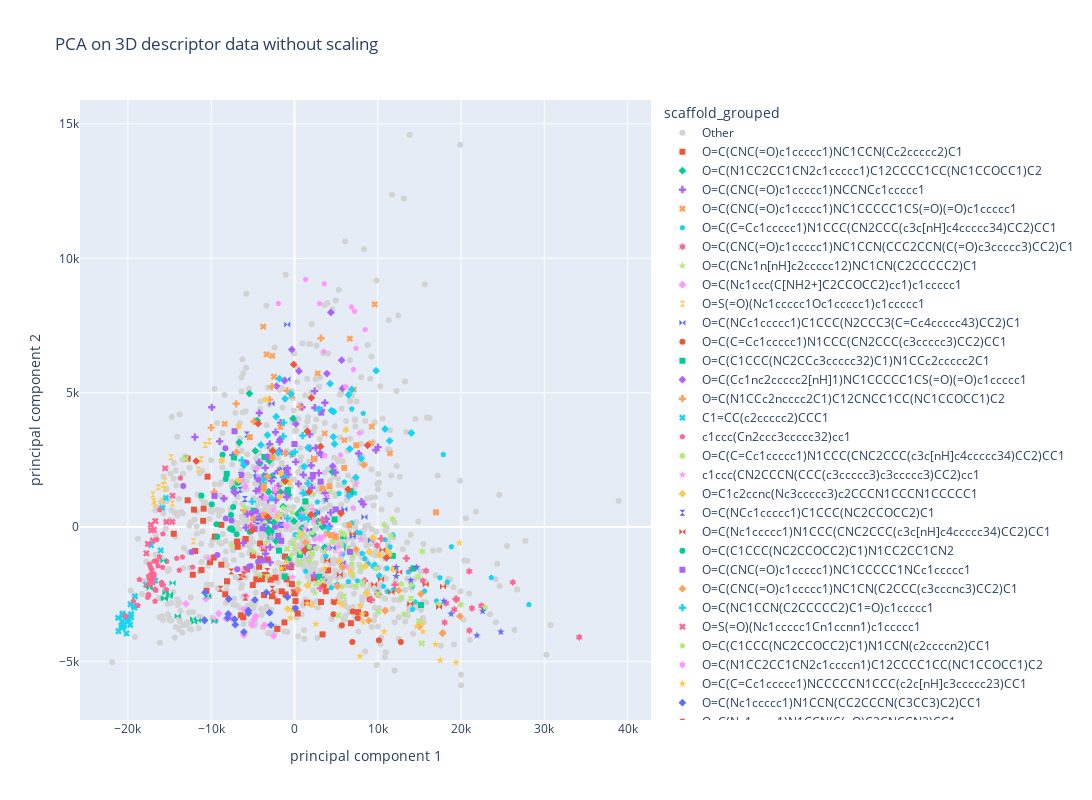

Source (notebook cell):
### Code cell
fig_3D_without = px.scatter(finalDf_3D, x="principal component 1", y="principal component 2",
                    color = "scaffold_grouped", symbol='scaffold_grouped',
                    symbol_sequence = symbols,
                    hover_data = None ,
                    color_discrete_map= {'Other': 'lightgrey'
                                         },
                   # size = "Activity",
                    title = 'PCA on 3D descriptor data without scaling',
                                      width=1200,
                                      height=800,render_mode='SVG')
fig_3D_without.show()
#app_scatter = molplotly.add_molecules(fig=fig_2D,
 #                                     df=finalDf,
  #                                    smiles_col='smiles',
   #                                   title_col='InChIKey',
    #                                  condition_col = 'scaffold_grouped')
     #                                                                     
#app_scatter.run_server(mode='inline', port=8999, height=1000)

### Figure 1 — Plotly figure (JSON) as saved in the notebook; plotly's stock layout.template omitted (floating-point values rounded to 4 significant figures; data arrays with more than 128 entries replaced by an {"elided": "..."} marker saying what was removed)
{"data": [{"hovertemplate": "scaffold_grouped=Other<br>principal component 1=%{x}<br>principal component 2=%{y}<extra></extra>", "legendgroup": "Other", "marker": {"color": "lightgrey", "symbol": "circle"}, "mode": "markers", "name": "Other", "orientation": "v", "showlegend": true, "type": "scatter", "x": {"elided": "860 float values"}, "xaxis": "x", "y": {"elided": "860 float values"}, "yaxis": "y"}, {"hovertemplate": "scaffold_grouped=O=C(CNC(=O)c1ccccc1)NC1CCN(Cc2ccccc2)C1<br>principal component 1=%{x}<br>principal component 2=%{y}<extra></extra>", "legendgroup": "O=C(CNC(=O)c1ccccc1)NC1CCN(Cc2ccccc2)C1", "marker": {"color": "#EF553B", "symbol": "square"}, "mode": "markers", "name": "O=C(CNC(=O)c1ccccc1)NC1CCN(Cc2ccccc2)C1", "orientation": "v", "showlegend": true, "type": "scatter", "x": [-8781.0, -4237.0, -1409.0, -2697.0, -3902.0, -5804.0, 3184.0, 48.04, -637.6, -5862.0, -10960.0, -8098.0, -10140.0, -2056.0, -12830.0, 62.5, -3655.0, -2027.0, -1132.0, -8313.0, 6780.0, -1522.0, 3370.0, -2863.0, 2350.0, 4028.0, 7641.0, -12820.0, -5686.0, -3675.0, -4582.0, -2284.0, -10430.0, -302.6, -10910.0, -4123.0, -6826.0, -14490.0, -9567.0, -4995.0, -12070.0, -6431.0, -4999.0, -8789.0, -3559.0, -944.3, -3227.0, 3769.0, -6902.0, -12210.0, -11160.0, -4136.0, 132.9, -11920.0, -10560.0, -6146.0, 380.0, -1063.0, -9692.0, 1501.0, -1201.0], "xaxis": "x", "y": [83.92, -1476.0, -1523.0, -2571.0, -1935.0, -1552.0, -2787.0, -2471.0, -1473.0, -440.6, 234.8, -2011.0, -1302.0, -3788.0, 2550.0, -3034.0, -2528.0, -2759.0, -1097.0, -2501.0, -3575.0, -2390.0, -3989.0, -1955.0, -1908.0, -1607.0, -3163.0, 997.4, -1574.0, -791.3, -1946.0, -1877.0, 1878.0, -2117.0, 687.1, -1175.0, -730.2, -246.5, -352.7, -1056.0, 651.0, -3279.0, -2152.0, -1397.0, -1781.0, -1943.0, -1202.0, -2385.0, -537.1, -1771.0, -1596.0, -610.1, -2750.0, -887.2, -2365.0, -3357.0, -3211.0, -2502.0, -1132.0, -2811.0, -3545.0], "yaxis": "y"}, {"hovertemplate": "scaffold_grouped=O=C(N1CC2CC1CN2c1ccccc1)C12CCCC1CC(NC1CCOCC1)C2<br>principal component 1=%{x}<br>principal component 2=%{y}<extra></extra>", "legendgroup": "O=C(N1CC2CC1CN2c1ccccc1)C12CCCC1CC(NC1CCOCC1)C2", "marker": {"color": "#00cc96", "symbol": "diamond"}, "mode": "markers", "name": "O=C(N1CC2CC1CN2c1ccccc1)C12CCCC1CC(NC1CCOCC1)C2", "orientation": "v", "showlegend": true, "type": "scatter", "x": [-169.7, -4177.0, -46.18, -2479.0, -7275.0, -3698.0, 3354.0, -2223.0, 938.2, -1704.0, -3147.0, 4555.0, -3182.0, -3210.0, -1355.0, -2775.0, -832.1, -6623.0, 2357.0, 851.1, -3016.0, -3097.0, 2403.0, -708.1, -5408.0, 2216.0, 2583.0, -4473.0, -4700.0, 2860.0, 3626.0, 390.6], "xaxis": "x", "y": [4037.0, 2371.0, 226.4, 175.0, 1438.0, 1902.0, 13.32, -516.6, -32.39, 1305.0, 306.0, 2057.0, -144.6, -49.16, 763.8, 1870.0, 1319.0, 3154.0, 565.2, 639.7, 2466.0, 1315.0, 472.0, 1201.0, 4968.0, -270.0, 543.3, 3963.0, 2840.0, 199.6, -758.8, 488.5], "yaxis": "y"}, {"hovertemplate": "scaffold_grouped=O=C(CNC(=O)c1ccccc1)NCCNCc1ccccc1<br>principal component 1=%{x}<br>principal component 2=%{y}<extra></extra>", "legendgroup": "O=C(CNC(=O)c1ccccc1)NCCNCc1ccccc1", "marker": {"color": "#ab63fa", "symbol": "cross"}, "mode": "markers", "name": "O=C(CNC(=O)c1ccccc1)NCCNCc1ccccc1", "orientation": "v", "showlegend": true, "type": "scatter", "x": [2561.0, 10030.0, -3445.0, 921.3, 4639.0, -1946.0, 2429.0, -1805.0, 8285.0, 2362.0, 7710.0, -2272.0, 8056.0, 3511.0, 2921.0, -1784.0, 3824.0, -6128.0, 3038.0, -2860.0, -4806.0, -1033.0, -4185.0, -489.3, -5837.0, -938.1, 2058.0, -5604.0, -7257.0, -3827.0, -2245.0, 4344.0, -2970.0, -737.4, -3965.0, -2236.0, 9792.0, -8983.0, 4227.0, 2101.0, 3648.0, 4909.0, -1610.0, -9926.0, -1324.0, -4214.0, -3477.0, 1830.0, -3149.0, -1971.0, 3233.0, 141.9, -7109.0, -2915.0, 9663.0, -5671.0, -3489.0, 3671.0, -8486.0, -4224.0, -4255.0, 2026.0, 842.5, -2929.0, -2765.0, 2440.0, 1056.0, 1890.0, -1671.0, -7391.0, 484.3, -4589.0, -11960.0, -840.1, 3237.0], "xaxis": "x", "y": [2946.0, 2975.0, 1890.0, 4461.0, -334.3, 2077.0, 5059.0, 2839.0, 845.5, -1793.0, 2738.0, 3531.0, 951.4, -1969.0, 2010.0, 3173.0, 311.0, -586.0, 2757.0, 2956.0, 283.2, 1299.0, 394.8, -1483.0, -18.55, 1119.0, 1467.0, -1503.0, 1319.0, 1126.0, 1006.0, 538.4, 3086.0, 1954.0, 279.9, 1288.0, 2866.0, 3189.0, 28.87, 1817.0, 4626.0, 2029.0, 420.9, 4458.0, 1870.0, 1397.0, -992.2, 3451.0, 1015.0, 1529.0, 2698.0, 2426.0, 1266.0, -1313.0, -1469.0, 487.5, 2202.0, 1271.0, 1064.0, 4243.0, 2423.0, 2292.0, 320.1, -742.7, 1719.0, 4443.0, 1949.0, 2929.0, 3886.0, 2681.0, 1613.0, 1347.0, 3348.0, 2189.0, 4348.0], "yaxis": "y"}, {"hovertemplate": "scaffold_grouped=O=C(CNC(=O)c1ccccc1)NC1CCCCC1CS(=O)(=O)c1ccccc1<br>principal component 1=%{x}<br>principal component 2=%{y}<extra></extra>", "legendgroup": "O=C(CNC(=O)c1ccccc1)NC1CCCCC1CS(=O)(=O)c1ccccc1", "marker": {"color": "#FFA15A", "symbol": "x"}, "mode": "markers", "name": "O=C(CNC(=O)c1ccccc1)NC1CCCCC1CS(=O)(=O)c1ccccc1", "orientation": "v", "showlegend": true, "type": "scatter", "x": [3630.0, 7116.0, 2793.0, 6648.0, 9209.0, 11460.0, -1695.0, 2085.0, 9286.0, -256.0, 9628.0, 5989.0, -3361.0, -2656.0, -4994.0, -3757.0, 3913.0, -2460.0, -8375.0, -343.2], "xaxis": "x", "y": [3489.0, 5112.0, 5721.0, 7011.0, 3115.0, 2742.0, 3721.0, 376.6, 3738.0, 2702.0, 8290.0, 3236.0, 6424.0, 6373.0, 336.7, 7460.0, -263.7, 5594.0, 3841.0, 4894.0], "yaxis": "y"}, {"hovertemplate": "scaffold_grouped=O=C(C=Cc1ccccc1)N1CCC(CN2CCC(c3c[nH]c4ccccc34)CC2)CC1<br>principal component 1=%{x}<br>principal component 2=%{y}<extra></extra>", "legendgroup": "O=C(C=Cc1ccccc1)N1CCC(CN2CCC(c3c[nH]c4ccccc34)CC2)CC1", "marker": {"color": "#19d3f3", "symbol": "pentagon"}, "mode": "markers", "name": "O=C(C=Cc1ccccc1)N1CCC(CN2CCC(c3c[nH]c4ccccc34)CC2)CC1", "orientation": "v", "showlegend": true, "type": "scatter", "x": [8456.0, 9976.0, 4417.0, 8261.0, 11120.0, 17880.0, 6886.0, 1347.0, 17060.0, 9449.0, 8130.0, 10200.0, 18850.0, 14160.0, 14510.0, 6483.0, 17470.0, 7874.0, 1323.0, 8865.0, 2759.0, 11900.0, 15630.0, 7576.0, 5993.0, 28160.0, 5134.0, 11470.0, 23640.0, 10690.0, 10110.0, 11820.0, 5370.0, 3759.0, 7548.0, 18360.0, 5804.0, 14180.0, 7242.0, 10870.0, 13690.0, 9641.0, 11190.0, 123.0, 5900.0, 6897.0, 5917.0], "xaxis": "x", "y": [-1170.0, -2414.0, -2259.0, 4231.0, -1532.0, 2701.0, 4394.0, -1645.0, -2747.0, -1459.0, -978.5, -1794.0, -731.3, -2202.0, -2788.0, -2027.0, -1883.0, -214.9, 1253.0, -1366.0, 932.8, -2323.0, -2381.0, -2002.0, 1675.0, -2881.0, -2128.0, -738.0, -1878.0, -2205.0, -1824.0, -288.7, 1249.0, -1084.0, -194.0, -2044.0, -1005.0, -3057.0, 1262.0, -466.1, -1670.0, -1383.0, -2397.0, -274.5, -672.4, 151.5, -279.6], "yaxis": "y"}, {"hovertemplate": "scaffold_grouped=O=C(CNC(=O)c1ccccc1)NC1CCN(CCC2CCN(C(=O)c3ccccc3)CC2)C1<br>principal component 1=%{x}<br>principal component 2=%{y}<extra></extra>", "legendgroup": "O=C(CNC(=O)c1ccccc1)NC1CCN(CCC2CCN(C(=O)c3ccccc3)CC2)C1", "marker": {"color": "#FF6692", "symbol": "hexagram"}, "mode": "markers", "name": "O=C(CNC(=O)c1ccccc1)NC1CCN(CCC2CCN(C(=O)c3ccccc3)CC2)C1", "orientation": "v", "showlegend": true, "type": "scatter", "x": [26220.0, 21000.0, 19210.0, 20990.0, 34200.0, 19480.0, 18040.0, 15410.0, 22450.0, 18220.0, 21310.0, 14050.0, 15800.0, 9926.0], "xaxis": "x", "y": [-2056.0, -3845.0, -3063.0, -1645.0, -4096.0, -2681.0, -3547.0, -1991.0, -2926.0, -2829.0, -3018.0, -1564.0, -1625.0, -686.1], "yaxis": "y"}, {"hovertemplate": "scaffold_grouped=O=C(CNc1n[nH]c2ccccc12)NC1CN(C2CCCCC2)C1<br>principal component 1=%{x}<br>principal component 2=%{y}<extra></extra>", "legendgroup": "O=C(CNc1n[nH]c2ccccc12)NC1CN(C2CCCCC2)C1", "marker": {"color": "#B6E880", "symbol": "star"}, "mode": "markers", "name": "O=C(CNc1n[nH]c2ccccc12)NC1CN(C2CCCCC2)C1", "orientation": "v", "showlegend": true, "type": "scatter", "x": [-3922.0, 1366.0, 3104.0, 3640.0, 4367.0, -4126.0, -3596.0, 2314.0, -7564.0, 33.23, 2457.0, 1916.0, -4907.0, -3297.0], "xaxis": "x", "y": [-1297.0, 537.4, 157.2, -898.5, 1311.0, -1798.0, 129.4, 1241.0, -701.3, -793.0, -2449.0, -1208.0, -922.3, -1811.0], "yaxis": "y"}, {"hovertemplate": "scaffold_grouped=O=C(Nc1ccc(C[NH2+]C2CCOCC2)cc1)c1ccccc1<br>principal component 1=%{x}<br>principal component 2=%{y}<extra></extra>", "legendgroup": "O=C(Nc1ccc(C[NH2+]C2CCOCC2)cc1)c1ccccc1", "marker": {"color": "#FF97FF", "symbol": "diamond"}, "mode": "markers", "name": "O=C(Nc1ccc(C[NH2+]C2CCOCC2)cc1)c1ccccc1", "orientation": "v", "showlegend": true, "type": "scatter", "x": [-13040.0, -9486.0, -3635.0, -10630.0, -7562.0, -5819.0, -6006.0, -4639.0, -4844.0, -2499.0, -5091.0, -8175.0, -6083.0, -9103.0], "xaxis": "x", "y": [-2854.0, -3472.0, -3669.0, -2661.0, -3377.0, -2560.0, -3059.0, -3313.0, -3446.0, -4049.0, -3645.0, -3409.0, -4013.0, -3216.0], "yaxis": "y"}, {"hovertemplate": "scaffold_grouped=O=S(=O)(Nc1ccccc1Oc1ccccc1)c1ccccc1<br>principal component 1=%{x}<br>principal component 2=%{y}<extra></extra>", "legendgroup": "O=S(=O)(Nc1ccccc1Oc1ccccc1)c1ccccc1", "marker": {"color": "#FECB52", "symbol": "hourglass"}, "mode": "markers", "name": "O=S(=O)(Nc1ccccc1Oc1ccccc1)c1ccccc1", "orientation": "v", "showlegend": true, "type": "scatter", "x": [-10710.0, -16340.0, -10190.0, -16900.0, -16780.0, -11200.0, -15790.0, -12140.0, -17010.0, -14820.0, -15860.0, -11550.0, -14660.0, -15590.0, -15570.0], "xaxis": "x", "y": [3052.0, 1486.0, 3192.0, 952.8, 859.5, 2523.0, 1560.0, -524.1, 1215.0, 2602.0, 987.3, 2140.0, 875.2, 1722.0, 1420.0], "yaxis": "y"}, {"hovertemplate": "scaffold_grouped=O=C(NCc1ccccc1)C1CCC(N2CCC3(C=Cc4ccccc43)CC2)C1<br>principal component 1=%{x}<br>principal component 2=%{y}<extra></extra>", "legendgroup": "O=C(NCc1ccccc1)C1CCC(N2CCC3(C=Cc4ccccc43)CC2)C1", "marker": {"color": "#636efa", "symbol": "bowtie"}, "mode": "markers", "name": "O=C(NCc1ccccc1)C1CCC(N2CCC3(C=Cc4ccccc43)CC2)C1", "orientation": "v", "showlegend": true, "type": "scatter", "x": [2379.0, 5784.0, -2751.0, -1215.0, 9179.0, 5609.0, 5995.0, 8404.0, 3865.0, -852.0, 1016.0, 6345.0, -4503.0, -1438.0, 2717.0, 4596.0, 1785.0, -862.1, 6643.0, -1237.0, 6986.0, -1647.0], "xaxis": "x", "y": [2577.0, -1327.0, 4603.0, 2748.0, -484.1, 578.2, 666.3, 376.4, 62.73, 5502.0, -968.4, -793.4, 1856.0, 2159.0, 537.8, -771.8, -107.5, 7535.0, 1227.0, 1720.0, -344.3, 77.31], "yaxis": "y"}, {"hovertemplate": "scaffold_grouped=O=C(C=Cc1ccccc1)N1CCC(CN2CCC(c3ccccc3)CC2)CC1<br>principal component 1=%{x}<br>principal component 2=%{y}<extra></extra>", "legendgroup": "O=C(C=Cc1ccccc1)N1CCC(CN2CCC(c3ccccc3)CC2)CC1", "marker": {"color": "#EF553B", "symbol": "circle"}, "mode": "markers", "name": "O=C(C=Cc1ccccc1)N1CCC(CN2CCC(c3ccccc3)CC2)CC1", "orientation": "v", "showlegend": true, "type": "scatter", "x": [10140.0, 6988.0, 4685.0, 6947.0, 3527.0, 5692.0, 9029.0, 8565.0, 4760.0, 7592.0, 12770.0], "xaxis": "x", "y": [-4210.0, -3141.0, -3246.0, -4274.0, -2179.0, -3649.0, -2688.0, -3234.0, -2791.0, -3392.0, -4271.0], "yaxis": "y"}, {"hovertemplate": "scaffold_grouped=O=C(C1CCC(NC2CCc3ccccc32)C1)N1CCc2ccccc2C1<br>principal component 1=%{x}<br>principal component 2=%{y}<extra></extra>", "legendgroup": "O=C(C1CCC(NC2CCc3ccccc32)C1)N1CCc2ccccc2C1", "marker": {"color": "#00cc96", "symbol": "square"}, "mode": "markers", "name": "O=C(C1CCC(NC2CCc3ccccc32)C1)N1CCc2ccccc2C1", "orientation": "v", "showlegend": true, "type": "scatter", "x": [5876.0, -792.9, 658.1, -3617.0, 15180.0, -2885.0, 11800.0, -2751.0, 6758.0, -735.1, -1855.0, -8131.0, -4882.0, 2971.0, 4805.0, -1174.0, 14300.0, 1301.0, 1595.0, -7257.0], "xaxis": "x", "y": [-338.1, 1378.0, -1031.0, 2608.0, -2899.0, -349.0, -1069.0, -130.8, 1331.0, -1184.0, -873.5, 1983.0, 614.2, -1846.0, 288.3, -1838.0, -1535.0, 958.5, -768.3, 2591.0], "yaxis": "y"}, {"hovertemplate": "scaffold_grouped=O=C(Cc1nc2ccccc2[nH]1)NC1CCCCC1CS(=O)(=O)c1ccccc1<br>principal component 1=%{x}<br>principal component 2=%{y}<extra></extra>", "legendgroup": "O=C(Cc1nc2ccccc2[nH]1)NC1CCCCC1CS(=O)(=O)c1ccccc1", "marker": {"color": "#ab63fa", "symbol": "diamond"}, "mode": "markers", "name": "O=C(Cc1nc2ccccc2[nH]1)NC1CCCCC1CS(=O)(=O)c1ccccc1", "orientation": "v", "showlegend": true, "type": "scatter", "x": [536.7, 3900.0, -314.7, 176.5, 4376.0, -1738.0, 5663.0, 5767.0, -2154.0, 4594.0, -1204.0], "xaxis": "x", "y": [5803.0, 5711.0, 6605.0, 3839.0, 7986.0, 3261.0, 6209.0, 5158.0, 5248.0, 2267.0, 5450.0], "yaxis": "y"}, {"hovertemplate": "scaffold_grouped=O=C(N1CCc2ncccc2C1)C12CNCC1CC(NC1CCOCC1)C2<br>principal component 1=%{x}<br>principal component 2=%{y}<extra></extra>", "legendgroup": "O=C(N1CCc2ncccc2C1)C12CNCC1CC(NC1CCOCC1)C2", "marker": {"color": "#FFA15A", "symbol": "cross"}, "mode": "markers", "name": "O=C(N1CCc2ncccc2C1)C12CNCC1CC(NC1CCOCC1)C2", "orientation": "v", "showlegend": true, "type": "scatter", "x": [-2268.0, -6995.0, -3249.0, -880.3, 3189.0, -9995.0, -9643.0, -6115.0, -2713.0, -2977.0, -4867.0, -6928.0, 639.4, -1116.0, -6945.0], "xaxis": "x", "y": [1405.0, 4587.0, 1881.0, 5074.0, 7028.0, 3701.0, 1313.0, 633.4, 5226.0, 4743.0, 3931.0, 1662.0, 4472.0, 2755.0, 2781.0], "yaxis": "y"}, {"hovertemplate": "scaffold_grouped=C1=CC(c2ccccc2)CCC1<br>principal component 1=%{x}<br>principal component 2=%{y}<extra></extra>", "legendgroup": "C1=CC(c2ccccc2)CCC1", "marker": {"color": "#19d3f3", "symbol": "x"}, "mode": "markers", "name": "C1=CC(c2ccccc2)CCC1", "orientation": "v", "showlegend": true, "type": "scatter", "x": [-21130.0, -20290.0, -20170.0, -16060.0, -19610.0, -19680.0, -17810.0, -19150.0, -17220.0, -19620.0, -19930.0, -20670.0, -16710.0, -15420.0, -20700.0, -19290.0, -20790.0, -20070.0, -20660.0, -20520.0, -19220.0, -21180.0, -20050.0, -20430.0, -20650.0, -20570.0, -19720.0, -15880.0], "xaxis": "x", "y": [-3871.0, -3384.0, -3956.0, -864.8, -3239.0, -2870.0, -2138.0, -2576.0, -665.9, -3358.0, -3421.0, -3733.0, -1988.0, 1089.0, -3752.0, -2929.0, -3669.0, -3337.0, -3507.0, -3701.0, -2993.0, -3375.0, -3497.0, -3635.0, -3219.0, -3296.0, -3635.0, 716.3], "yaxis": "y"}, {"hovertemplate": "scaffold_grouped=c1ccc(Cn2ccc3ccccc32)cc1<br>principal component 1=%{x}<br>principal component 2=%{y}<extra></extra>", "legendgroup": "c1ccc(Cn2ccc3ccccc32)cc1", "marker": {"color": "#FF6692", "symbol": "pentagon"}, "mode": "markers", "name": "c1ccc(Cn2ccc3ccccc32)cc1", "orientation": "v", "showlegend": true, "type": "scatter", "x": [-17320.0, -15370.0, -16520.0, -17050.0, -17420.0, -17520.0, -15950.0, -19340.0, -17720.0, -20310.0, -17570.0, -14140.0, -17070.0, -16870.0, -16740.0, -17150.0, -15790.0, -17230.0, -18800.0, -17310.0, -13700.0, -15830.0, -16880.0, -17140.0, -17160.0, -17620.0, -16640.0, -16650.0, -16860.0, -16500.0, -18620.0, -17410.0, -16960.0, -13450.0, -13830.0, -15930.0, -17240.0, -17490.0, -12220.0, -16750.0, -16210.0, -15760.0, -15330.0, -16390.0, -16180.0], "xaxis": "x", "y": [-2137.0, -2331.0, -459.0, -1926.0, -1924.0, -1824.0, -2060.0, -2754.0, -2175.0, -3316.0, -2511.0, -1161.0, -1722.0, -1738.0, -2760.0, -1772.0, -252.7, -2021.0, -2916.0, -1791.0, 1825.0, -1500.0, -1833.0, -1995.0, -1575.0, -2615.0, -1264.0, -2353.0, -1268.0, -1271.0, -1953.0, -1379.0, -2074.0, -1110.0, -1605.0, -2139.0, -1505.0, -2518.0, -1490.0, -2313.0, -1100.0, -2157.0, -1270.0, -1439.0, 647.3], "yaxis": "y"}, {"hovertemplate": "scaffold_grouped=O=C(C=Cc1ccccc1)N1CCC(CNC2CCC(c3c[nH]c4ccccc34)CC2)CC1<br>principal component 1=%{x}<br>principal component 2=%{y}<extra></extra>", "legendgroup": "O=C(C=Cc1ccccc1)N1CCC(CNC2CCC(c3c[nH]c4ccccc34)CC2)CC1", "marker": {"color": "#B6E880", "symbol": "hexagram"}, "mode": "markers", "name": "O=C(C=Cc1ccccc1)N1CCC(CNC2CCC(c3c[nH]c4ccccc34)CC2)CC1", "orientation": "v", "showlegend": true, "type": "scatter", "x": [5704.0, 10780.0, 7986.0, 5590.0, 6910.0, 7009.0, 15350.0, 14020.0, 5628.0, 4561.0, 5988.0, 11800.0, 12860.0, 13170.0, 11560.0, 12820.0, 9817.0, 6891.0, 22860.0, 6436.0, 19960.0, 14850.0, 7366.0, 17320.0, 6998.0], "xaxis": "x", "y": [-2206.0, 86.2, -1517.0, -671.0, -934.8, -1051.0, -901.3, -2149.0, -210.6, -535.9, -275.5, 290.2, -2622.0, -3248.0, -320.2, -2111.0, -1546.0, -1367.0, -3002.0, -795.6, -2884.0, -1838.0, -2196.0, -2866.0, -1750.0], "yaxis": "y"}, {"hovertemplate": "scaffold_grouped=c1ccc(CN2CCCN(CCC(c3ccccc3)c3ccccc3)CC2)cc1<br>principal component 1=%{x}<br>principal component 2=%{y}<extra></extra>", "legendgroup": "c1ccc(CN2CCCN(CCC(c3ccccc3)c3ccccc3)CC2)cc1", "marker": {"color": "#FF97FF", "symbol": "star"}, "mode": "markers", "name": "c1ccc(CN2CCCN(CCC(c3ccccc3)c3ccccc3)CC2)cc1", "orientation": "v", "showlegend": true, "type": "scatter", "x": [1677.0, 4034.0, 5265.0, 7956.0, 3054.0, -10310.0, 868.2, 6275.0, 2340.0, 7406.0, -203.6, 718.9, 3144.0, 3469.0, 4847.0, 5555.0, -3700.0, -1368.0, 919.0, -2816.0, -6101.0, 1213.0, -2518.0], "xaxis": "x", "y": [-1174.0, -802.9, -730.8, -458.4, -378.5, -1153.0, 493.0, -1455.0, 246.9, 1607.0, -1856.0, -311.8, -476.6, -350.0, -263.3, -989.8, -732.3, 132.7, -787.3, -367.7, -1669.0, -56.73, 632.7], "yaxis": "y"}, {"hovertemplate": "scaffold_grouped=O=C1c2ccnc(Nc3ccccc3)c2CCCN1CCCN1CCCCC1<br>principal component 1=%{x}<br>principal component 2=%{y}<extra></extra>", "legendgroup": "O=C1c2ccnc(Nc3ccccc3)c2CCCN1CCCN1CCCCC1", "marker": {"color": "#FECB52", "symbol": "diamond"}, "mode": "markers", "name": "O=C1c2ccnc(Nc3ccccc3)c2CCCN1CCCN1CCCCC1", "orientation": "v", "showlegend": true, "type": "scatter", "x": [10210.0, 9458.0, 1544.0, -818.6, 8532.0, 11820.0, 11370.0, 8630.0, 5377.0, 8995.0, 11150.0], "xaxis": "x", "y": [-1048.0, -400.0, -2165.0, -3041.0, -1450.0, -1562.0, -1031.0, -2450.0, -1268.0, -923.5, -893.6], "yaxis": "y"}, {"hovertemplate": "scaffold_grouped=O=C(NCc1ccccc1)C1CCC(NC2CCOCC2)C1<br>principal component 1=%{x}<br>principal component 2=%{y}<extra></extra>", "legendgroup": "O=C(NCc1ccccc1)C1CCC(NC2CCOCC2)C1", "marker": {"color": "#636efa", "symbol": "hourglass"}, "mode": "markers", "name": "O=C(NCc1ccccc1)C1CCC(NC2CCOCC2)C1", "orientation": "v", "showlegend": true, "type": "scatter", "x": [-4411.0, -6541.0, -5207.0, -4701.0, -6472.0, -5720.0, -3615.0, -2969.0, -1605.0, -2405.0, -5947.0], "xaxis": "x", "y": [207.4, 1395.0, -9.723, 2006.0, 1935.0, 3445.0, 11.7, 242.4, 79.47, 1917.0, 1047.0], "yaxis": "y"}, {"hovertemplate": "scaffold_grouped=O=C(Nc1ccccc1)N1CCC(CNC2CCC(c3c[nH]c4ccccc34)CC2)CC1<br>principal component 1=%{x}<br>principal component 2=%{y}<extra></extra>", "legendgroup": "O=C(Nc1ccccc1)N1CCC(CNC2CCC(c3c[nH]c4ccccc34)CC2)CC1", "marker": {"color": "#EF553B", "symbol": "bowtie"}, "mode": "markers", "name": "O=C(Nc1ccccc1)N1CCC(CNC2CCC(c3c[nH]c4ccccc34)CC2)CC1", "orientation": "v", "showlegend": true, "type": "scatter", "x": [11650.0, 13900.0, 12580.0, 4790.0, 10570.0, 10380.0, 15770.0, 6981.0, 17840.0, 17370.0, 9577.0, 5447.0, 3945.0], "xaxis": "x", "y": [-2424.0, -2854.0, -1674.0, -2756.0, -845.9, -1935.0, -2138.0, -258.7, -2214.0, -2970.0, -2133.0, -1772.0, -1246.0], "yaxis": "y"}, {"hovertemplate": "scaffold_grouped=O=C(C1CCC(NC2CCOCC2)C1)N1CC2CC1CN2<br>principal component 1=%{x}<br>principal component 2=%{y}<extra></extra>", "legendgroup": "O=C(C1CCC(NC2CCOCC2)C1)N1CC2CC1CN2", "marker": {"color": "#00cc96", "symbol": "circle"}, "mode": "markers", "name": "O=C(C1CCC(NC2CCOCC2)C1)N1CC2CC1CN2", "orientation": "v", "showlegend": true, "type": "scatter", "x": [-6785.0, -8637.0, -9274.0, -7361.0, -7619.0, -9361.0, -5359.0, -6946.0, -9940.0, -11170.0, -7742.0, -8249.0, -7434.0, -7564.0], "xaxis": "x", "y": [1652.0, 2690.0, -358.9, 747.9, 451.5, 107.6, -171.8, -265.0, 847.9, 1172.0, -60.41, 1788.0, -102.6, -42.1], "yaxis": "y"}, {"hovertemplate": "scaffold_grouped=O=C(CNC(=O)c1ccccc1)NC1CCCCC1NCc1ccccc1<br>principal component 1=%{x}<br>principal component 2=%{y}<extra></extra>", "legendgroup": "O=C(CNC(=O)c1ccccc1)NC1CCCCC1NCc1ccccc1", "marker": {"color": "#ab63fa", "symbol": "square"}, "mode": "markers", "name": "O=C(CNC(=O)c1ccccc1)NC1CCCCC1NCc1ccccc1", "orientation": "v", "showlegend": true, "type": "scatter", "x": [-3817.0, -2.46, -1948.0, 6673.0, 2218.0, 4956.0, 3151.0, -966.7, 3207.0, -3848.0, -3860.0, -488.6, 3718.0, -9608.0, 2259.0, -7194.0, -4780.0, -1589.0], "xaxis": "x", "y": [-1236.0, 3091.0, -325.2, -920.7, 1940.0, 657.8, 1693.0, 2033.0, 4259.0, -48.74, 1526.0, -1424.0, 246.4, 1160.0, -746.6, 3570.0, -68.46, -508.1], "yaxis": "y"}, {"hovertemplate": "scaffold_grouped=O=C(CNC(=O)c1ccccc1)NC1CN(C2CCC(c3cccnc3)CC2)C1<br>principal component 1=%{x}<br>principal component 2=%{y}<extra></extra>", "legendgroup": "O=C(CNC(=O)c1ccccc1)NC1CN(C2CCC(c3cccnc3)CC2)C1", "marker": {"color": "#FFA15A", "symbol": "diamond"}, "mode": "markers", "name": "O=C(CNC(=O)c1ccccc1)NC1CN(C2CCC(c3cccnc3)CC2)C1", "orientation": "v", "showlegend": true, "type": "scatter", "x": [433.7, 14970.0, 1315.0, 17780.0, 19870.0, 5173.0, 7403.0, 8328.0, 5799.0, 15180.0, 10890.0, 8926.0, 12520.0], "xaxis": "x", "y": [-2331.0, -3700.0, -570.9, -3948.0, -3314.0, -2199.0, -830.0, 2314.0, -1480.0, -2492.0, -3112.0, -3481.0, -2355.0], "yaxis": "y"}, {"hovertemplate": "scaffold_grouped=O=C(NC1CCN(C2CCCCC2)C1=O)c1ccccc1<br>principal component 1=%{x}<br>principal component 2=%{y}<extra></extra>", "legendgroup": "O=C(NC1CCN(C2CCCCC2)C1=O)c1ccccc1", "marker": {"color": "#19d3f3", "symbol": "cross"}, "mode": "markers", "name": "O=C(NC1CCN(C2CCCCC2)C1=O)c1ccccc1", "orientation": "v", "showlegend": true, "type": "scatter", "x": [-1138.0, 1177.0, -1293.0, -307.3, -5082.0, -3760.0, 40.07, 980.9, -827.5, -1341.0, 1018.0, 766.5, 1621.0, -6295.0, -3765.0, 1666.0, -2761.0, 4050.0], "xaxis": "x", "y": [1866.0, 363.4, 3886.0, 2727.0, 949.4, 1634.0, 2795.0, 3405.0, 325.0, 3375.0, 1262.0, 360.5, 1624.0, 2490.0, 1760.0, 303.1, 1084.0, -37.87], "yaxis": "y"}, {"hovertemplate": "scaffold_grouped=O=S(=O)(Nc1ccccc1Cn1ccnn1)c1ccccc1<br>principal component 1=%{x}<br>principal component 2=%{y}<extra></extra>", "legendgroup": "O=S(=O)(Nc1ccccc1Cn1ccnn1)c1ccccc1", "marker": {"color": "#FF6692", "symbol": "x"}, "mode": "markers", "name": "O=S(=O)(Nc1ccccc1Cn1ccnn1)c1ccccc1", "orientation": "v", "showlegend": true, "type": "scatter", "x": [-17610.0, -15520.0, -17780.0, -17210.0, -14690.0, -16710.0, -14650.0, -16880.0, -17240.0, -17000.0, -15350.0], "xaxis": "x", "y": [-626.0, 2185.0, -973.8, -122.7, 196.8, 226.1, 1168.0, -97.26, 88.66, -493.7, 193.0], "yaxis": "y"}, {"hovertemplate": "scaffold_grouped=O=C(C1CCC(NC2CCOCC2)C1)N1CCN(c2ccccn2)CC1<br>principal component 1=%{x}<br>principal component 2=%{y}<extra></extra>", "legendgroup": "O=C(C1CCC(NC2CCOCC2)C1)N1CCN(c2ccccn2)CC1", "marker": {"color": "#B6E880", "symbol": "pentagon"}, "mode": "markers", "name": "O=C(C1CCC(NC2CCOCC2)C1)N1CCN(c2ccccn2)CC1", "orientation": "v", "showlegend": true, "type": "scatter", "x": [2551.0, 1799.0, -6038.0, -2412.0, 2129.0, -1346.0, -276.5, 2098.0, 691.6, -3469.0, -189.9, 1745.0, 730.1, -2713.0, 1091.0, -1443.0, 514.1, -355.7], "xaxis": "x", "y": [-793.5, -732.1, 740.9, 15.42, -205.4, 713.7, 549.8, -1013.0, -924.4, -585.1, -608.1, -1255.0, -233.6, 2945.0, -263.8, 1629.0, -2082.0, -1045.0], "yaxis": "y"}, {"hovertemplate": "scaffold_grouped=O=C(N1CC2CC1CN2c1ccccn1)C12CCCC1CC(NC1CCOCC1)C2<br>principal component 1=%{x}<br>principal component 2=%{y}<extra></extra>", "legendgroup": "O=C(N1CC2CC1CN2c1ccccn1)C12CCCC1CC(NC1CCOCC1)C2", "marker": {"color": "#FF97FF", "symbol": "hexagram"}, "mode": "markers", "name": "O=C(N1CC2CC1CN2c1ccccn1)C12CCCC1CC(NC1CCOCC1)C2", "orientation": "v", "showlegend": true, "type": "scatter", "x": [-2383.0, -4301.0, -2050.0, -3443.0, 2217.0, -5883.0, -6321.0, -879.7, 2477.0, -4553.0, -2325.0], "xaxis": "x", "y": [1414.0, 1858.0, 425.2, 1082.0, 623.7, 1503.0, 1730.0, 28.53, -446.0, 2194.0, 1429.0], "yaxis": "y"}, {"hovertemplate": "scaffold_grouped=O=C(C=Cc1ccccc1)NCCCCCN1CCC(c2c[nH]c3ccccc23)CC1<br>principal component 1=%{x}<br>principal component 2=%{y}<extra></extra>", "legendgroup": "O=C(C=Cc1ccccc1)NCCCCCN1CCC(c2c[nH]c3ccccc23)CC1", "marker": {"color": "#FECB52", "symbol": "star"}, "mode": "markers", "name": "O=C(C=Cc1ccccc1)NCCCCCN1CCC(c2c[nH]c3ccccc23)CC1", "orientation": "v", "showlegend": true, "type": "scatter", "x": [839.2, 5435.0, 3594.0, 7906.0, 8287.0, -1566.0, 14700.0, 15270.0, 15430.0, 2562.0, 8179.0, 16950.0, 7865.0, 2185.0, 10770.0, 1544.0, -270.8, 19400.0, 19800.0, -905.6, 5789.0, -463.8, 17500.0], "xaxis": "x", "y": [-270.3, -2820.0, -1537.0, -2922.0, -3538.0, -1540.0, -3692.0, -3588.0, -3888.0, -3610.0, -3237.0, -4364.0, -4810.0, -2890.0, -3884.0, -2848.0, -3080.0, -5042.0, -582.9, -1310.0, -2898.0, -3371.0, -4957.0], "yaxis": "y"}, {"hovertemplate": "scaffold_grouped=O=C(Nc1ccccc1)N1CCN(CC2CCCN(C3CC3)C2)CC1<br>principal component 1=%{x}<br>principal component 2=%{y}<extra></extra>", "legendgroup": "O=C(Nc1ccccc1)N1CCN(CC2CCCN(C3CC3)C2)CC1", "marker": {"color": "#636efa", "symbol": "diamond"}, "mode": "markers", "name": "O=C(Nc1ccccc1)N1CCN(CC2CCCN(C3CC3)C2)CC1", "orientation": "v", "showlegend": true, "type": "scatter", "x": [-7106.0, -7188.0, -5531.0, -2825.0, -2991.0, -7955.0, -842.6, -5555.0, -8013.0, -10800.0, -10730.0, -7886.0, -4752.0, 120.9, -6077.0, -3374.0], "xaxis": "x", "y": [-3629.0, -3429.0, -3203.0, -3644.0, -3182.0, -3233.0, -2600.0, -3102.0, -3377.0, -3465.0, -2437.0, -2673.0, -2709.0, -3023.0, -3903.0, -2434.0], "yaxis": "y"}, {"hovertemplate": "scaffold_grouped=O=C(Nc1nccs1)N1CCN(C(=O)C2CNCCN2)CC1<br>principal component 1=%{x}<br>principal component 2=%{y}<extra></extra>", "legendgroup": "O=C(Nc1nccs1)N1CCN(C(=O)C2CNCCN2)CC1", "marker": {"color": "#EF553B", "symbol": "hourglass"}, "mode": "markers", "name": "O=C(Nc1nccs1)N1CCN(C(=O)C2CNCCN2)CC1", "orientation": "v", "showlegend": true, "type": "scatter", "x": [-293.0, -2655.0, -6075.0, -8884.0, -6485.0, -7586.0, -2471.0, -186.0, -5893.0, -3254.0], "xaxis": "x", "y": [-1484.0, -2296.0, -1767.0, -2297.0, -1852.0, -1649.0, -2517.0, -2436.0, -2623.0, -1636.0], "yaxis": "y"}, {"hovertemplate": "scaffold_grouped=c1ccc(CN2CCCC(Nc3ccc4[nH]ncc4c3)C2)cc1<br>principal component 1=%{x}<br>principal component 2=%{y}<extra></extra>", "legendgroup": "c1ccc(CN2CCCC(Nc3ccc4[nH]ncc4c3)C2)cc1", "marker": {"color": "#00cc96", "symbol": "bowtie"}, "mode": "markers", "name": "c1ccc(CN2CCCC(Nc3ccc4[nH]ncc4c3)C2)cc1", "orientation": "v", "showlegend": true, "type": "scatter", "x": [-14940.0, -17400.0, -14020.0, -15550.0, -12020.0, -12180.0, -15010.0, -14630.0, -9601.0, -15700.0, -10360.0, -11600.0, -15500.0, -15740.0], "xaxis": "x", "y": [-2499.0, -2267.0, -3308.0, -2653.0, -3534.0, -3419.0, -2583.0, -2078.0, -3504.0, -2647.0, -2562.0, -3476.0, -2440.0, -1247.0], "yaxis": "y"}, {"hovertemplate": "scaffold_grouped=O=C(N1CCc2ncccc2C1)C12CCCC1CC(NC1CCOCC1)C2<br>principal component 1=%{x}<br>principal component 2=%{y}<extra></extra>", "legendgroup": "O=C(N1CCc2ncccc2C1)C12CCCC1CC(NC1CCOCC1)C2", "marker": {"color": "#ab63fa", "symbol": "circle"}, "mode": "markers", "name": "O=C(N1CCc2ncccc2C1)C12CCCC1CC(NC1CCOCC1)C2", "orientation": "v", "showlegend": true, "type": "scatter", "x": [-8292.0, -3230.0, -4611.0, -12340.0, -4369.0, -5746.0, -2340.0, -5139.0, -6871.0, -9260.0, -7555.0, -6345.0, -5258.0, -4326.0, -8248.0, -13360.0], "xaxis": "x", "y": [2931.0, 2624.0, 580.8, -921.2, -1288.0, 2397.0, 7.335, 528.3, -1568.0, -1033.0, 248.8, 1949.0, -1444.0, 1760.0, 324.5, 1534.0], "yaxis": "y"}, {"hovertemplate": "scaffold_grouped=O=C(CC(=O)Nc1ccccc1)NCCNCc1ccccc1<br>principal component 1=%{x}<br>principal component 2=%{y}<extra></extra>", "legendgroup": "O=C(CC(=O)Nc1ccccc1)NCCNCc1ccccc1", "marker": {"color": "#FFA15A", "symbol": "square"}, "mode": "markers", "name": "O=C(CC(=O)Nc1ccccc1)NCCNCc1ccccc1", "orientation": "v", "showlegend": true, "type": "scatter", "x": [-3675.0, 4205.0, 2381.0, -5374.0, 5975.0, 3360.0, 16990.0, 4947.0, 6597.0, -3677.0, -3710.0, -2630.0, 4370.0, 7425.0], "xaxis": "x", "y": [458.3, 1519.0, 2527.0, 3348.0, 2202.0, 1441.0, 548.8, -364.9, 78.89, 1530.0, 1431.0, 2598.0, -300.8, 3045.0], "yaxis": "y"}, {"hovertemplate": "scaffold_grouped=c1ccc(-c2ccn(-c3ccc4ccccc4c3)n2)cc1<br>principal component 1=%{x}<br>principal component 2=%{y}<extra></extra>", "legendgroup": "c1ccc(-c2ccn(-c3ccc4ccccc4c3)n2)cc1", "marker": {"color": "#19d3f3", "symbol": "diamond"}, "mode": "markers", "name": "c1ccc(-c2ccn(-c3ccc4ccccc4c3)n2)cc1", "orientation": "v", "showlegend": true, "type": "scatter", "x": [1160.0, 6875.0, 9808.0, 6499.0, 4283.0, 2933.0, 14030.0, 7369.0, 4445.0, -1123.0, 6541.0, -1812.0, 8005.0, 10880.0, -4031.0, 4679.0, -6073.0, -3242.0, 1633.0, -2199.0, 11420.0, 4712.0, 6648.0, -420.6, -1960.0, 4811.0], "xaxis": "x", "y": [2252.0, 5122.0, 5822.0, 4925.0, 5338.0, 4386.0, 3501.0, 1849.0, 4337.0, 4776.0, 1163.0, 5521.0, 2557.0, 3650.0, 3055.0, 3358.0, 2299.0, 3423.0, 2955.0, 4106.0, 3209.0, 4294.0, 2911.0, 4955.0, 2765.0, 3092.0], "yaxis": "y"}, {"hovertemplate": "scaffold_grouped=O=C(Nc1ccccc1)N1CCC(CN2CCC(c3c[nH]c4ccccc34)CC2)CC1<br>principal component 1=%{x}<br>principal component 2=%{y}<extra></extra>", "legendgroup": "O=C(Nc1ccccc1)N1CCC(CN2CCC(c3c[nH]c4ccccc34)CC2)CC1", "marker": {"color": "#FF6692", "symbol": "cross"}, "mode": "markers", "name": "O=C(Nc1ccccc1)N1CCC(CN2CCC(c3c[nH]c4ccccc34)CC2)CC1", "orientation": "v", "showlegend": true, "type": "scatter", "x": [9995.0, 3100.0, 9238.0, 19390.0, 12070.0, 8428.0, 10410.0, 13440.0, -5196.0, 3318.0], "xaxis": "x", "y": [-2482.0, -2280.0, -2700.0, -2680.0, -2146.0, -1996.0, -427.6, -1164.0, 47.76, 266.0], "yaxis": "y"}, {"hovertemplate": "scaffold_grouped=O=C(CNC(=O)c1ccccc1)NC1CN(C2CCC(c3ccccc3)CC2)C1<br>principal component 1=%{x}<br>principal component 2=%{y}<extra></extra>", "legendgroup": "O=C(CNC(=O)c1ccccc1)NC1CN(C2CCC(c3ccccc3)CC2)C1", "marker": {"color": "#B6E880", "symbol": "x"}, "mode": "markers", "name": "O=C(CNC(=O)c1ccccc1)NC1CN(C2CCC(c3ccccc3)CC2)C1", "orientation": "v", "showlegend": true, "type": "scatter", "x": [2591.0, 14970.0, 2114.0, 8170.0, 15280.0, 5274.0, -13070.0, 14010.0, 607.7, 5906.0, 460.4, -1608.0, 9996.0, -882.7, 3412.0, 10050.0], "xaxis": "x", "y": [-2100.0, -3496.0, -1005.0, -2068.0, -4327.0, -3278.0, 2543.0, -2656.0, -1312.0, -2580.0, -369.0, 461.6, -2497.0, -809.2, -2001.0, -3145.0], "yaxis": "y"}, {"hovertemplate": "scaffold_grouped=O=C(NCc1ccccc1)C(CCN1CCC(c2ccccc2)CC1)c1cscn1<br>principal component 1=%{x}<br>principal component 2=%{y}<extra></extra>", "legendgroup": "O=C(NCc1ccccc1)C(CCN1CCC(c2ccccc2)CC1)c1cscn1", "marker": {"color": "#FF97FF", "symbol": "pentagon"}, "mode": "markers", "name": "O=C(NCc1ccccc1)C(CCN1CCC(c2ccccc2)CC1)c1cscn1", "orientation": "v", "showlegend": true, "type": "scatter", "x": [7091.0, 6852.0, -1924.0, 7399.0, 1352.0, 3520.0, 7216.0, 5543.0, 3634.0, 3964.0, 7082.0, 3573.0, 3023.0, 6168.0, 7786.0, 8500.0], "xaxis": "x", "y": [5865.0, 8190.0, 8317.0, 6652.0, 9211.0, 6533.0, 8030.0, 2684.0, 2669.0, 1137.0, 697.9, 9054.0, 8316.0, 5229.0, 3496.0, 7349.0], "yaxis": "y"}, {"hovertemplate": "scaffold_grouped=O=C(CNC(=O)c1ccccc1)NC1CNCCC1NCc1ccccc1<br>principal component 1=%{x}<br>principal component 2=%{y}<extra></extra>", "legendgroup": "O=C(CNC(=O)c1ccccc1)NC1CNCCC1NCc1ccccc1", "marker": {"color": "#FECB52", "symbol": "hexagram"}, "mode": "markers", "name": "O=C(CNC(=O)c1ccccc1)NC1CNCCC1NCc1ccccc1", "orientation": "v", "showlegend": true, "type": "scatter", "x": [-1630.0, -664.2, 6167.0, -1780.0, -6696.0, -6703.0, 6747.0, -2033.0, -8710.0, -3475.0], "xaxis": "x", "y": [2013.0, 1669.0, 3624.0, 1126.0, 1745.0, 3743.0, -1646.0, 363.1, 2491.0, 4752.0], "yaxis": "y"}, {"hovertemplate": "scaffold_grouped=O=C(CNC(=O)c1ccccc1)NC1CCN(CCN2CCN(C(=O)c3ccccc3)CC2)C1<br>principal component 1=%{x}<br>principal component 2=%{y}<extra></extra>", "legendgroup": "O=C(CNC(=O)c1ccccc1)NC1CCN(CCN2CCN(C(=O)c3ccccc3)CC2)C1", "marker": {"color": "#636efa", "symbol": "star"}, "mode": "markers", "name": "O=C(CNC(=O)c1ccccc1)NC1CCN(CCN2CCN(C(=O)c3ccccc3)CC2)C1", "orientation": "v", "showlegend": true, "type": "scatter", "x": [3786.0, 12230.0, 24790.0, 18820.0, 22600.0, 14670.0, 17940.0, 21910.0, 12210.0, 13970.0], "xaxis": "x", "y": [1026.0, -1493.0, -3896.0, -3228.0, -3122.0, -1499.0, -2752.0, -4031.0, -1828.0, -1980.0], "yaxis": "y"}, {"hovertemplate": "scaffold_grouped=O=C(CNC(=O)c1ccccc1)NC1CCCCC1NC(=O)c1ccccc1<br>principal component 1=%{x}<br>principal component 2=%{y}<extra></extra>", "legendgroup": "O=C(CNC(=O)c1ccccc1)NC1CCCCC1NC(=O)c1ccccc1", "marker": {"color": "#EF553B", "symbol": "diamond"}, "mode": "markers", "name": "O=C(CNC(=O)c1ccccc1)NC1CCCCC1NC(=O)c1ccccc1", "orientation": "v", "showlegend": true, "type": "scatter", "x": [-3223.0, -5052.0, 3136.0, 2027.0, 1554.0, -92.47, -2606.0, 1224.0, 1967.0, -11800.0, -4350.0, 5584.0, 11050.0, 1747.0, 6445.0, -1116.0, 8783.0], "xaxis": "x", "y": [380.2, -122.5, 3001.0, 4809.0, 3563.0, 6053.0, 2840.0, -862.0, 456.8, 2457.0, 3854.0, 515.5, -1135.0, 1308.0, 1406.0, 1714.0, 3042.0], "yaxis": "y"}], "layout": {"height": 800, "legend": {"title": {"text": "scaffold_grouped"}, "tracegroupgap": 0}, "title": {"text": "PCA on 3D descriptor data without scaling"}, "width": 1200, "xaxis": {"anchor": "y", "domain": [0, 1], "title": {"text": "principal component 1"}}, "yaxis": {"anchor": "x", "domain": [0, 1], "title": {"text": "principal component 2"}}}}
